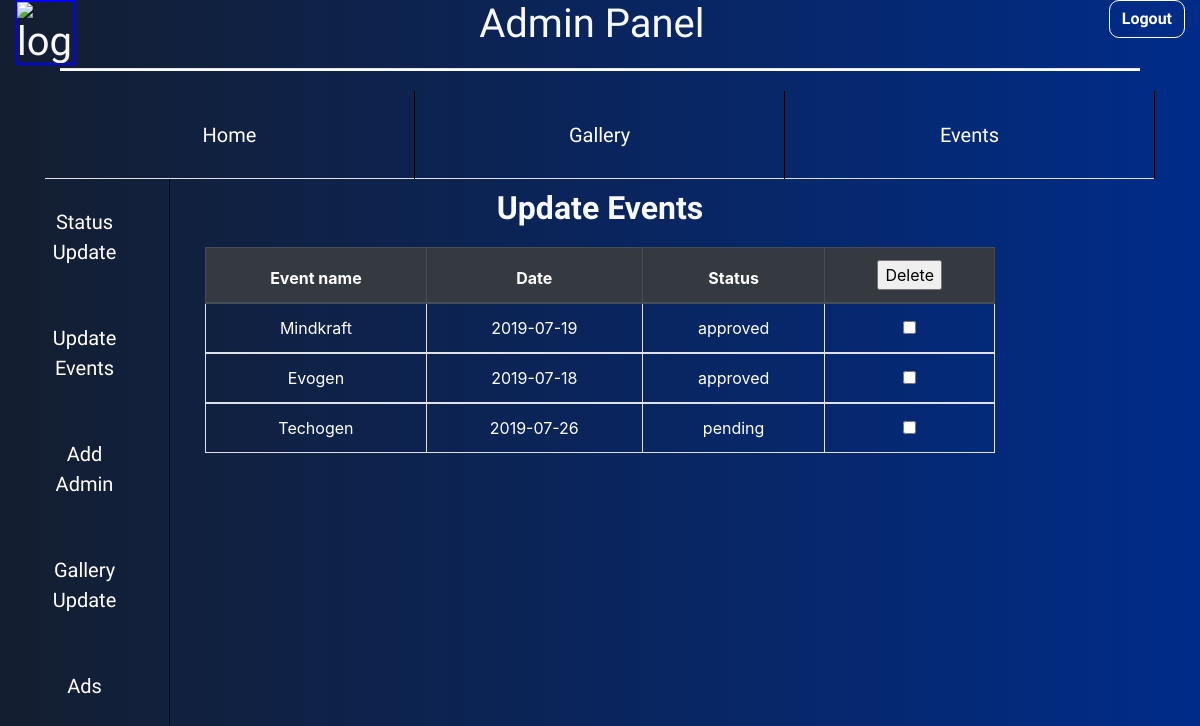
The app's page /evento/update.php, older data.
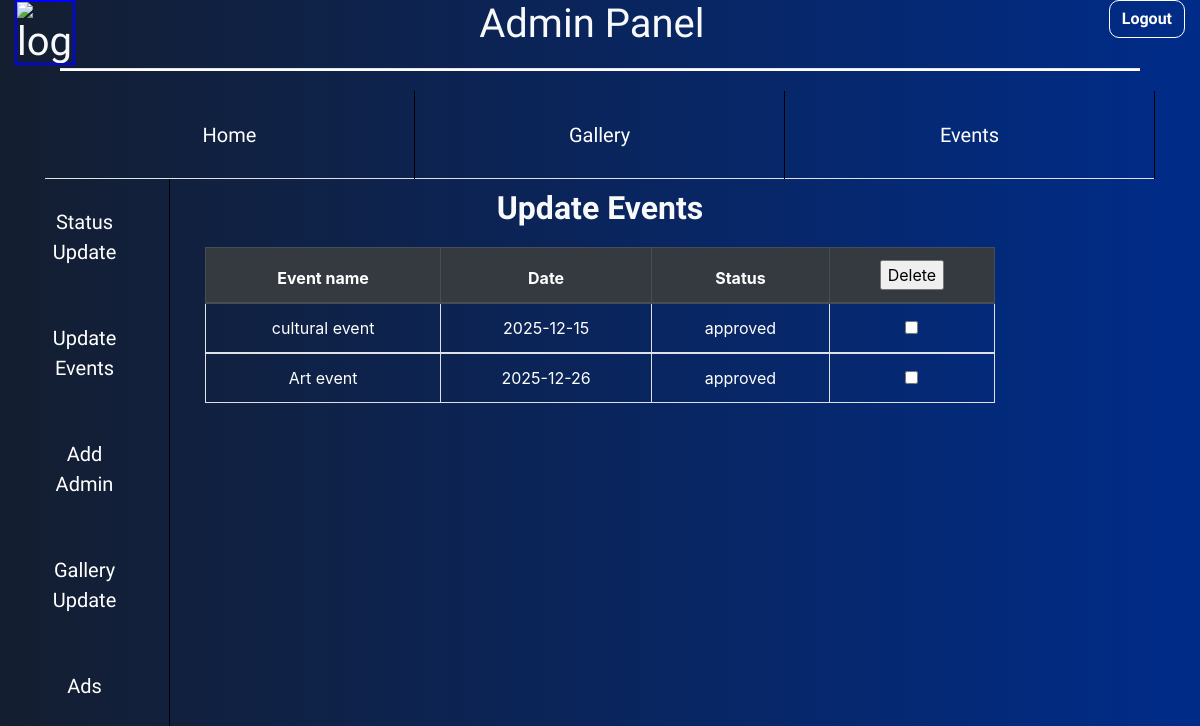
The same page, newer data.
### tables this page shows
CREATE TABLE `events` (
  `eventname` varchar(20) NOT NULL,
  `date` date NOT NULL,
  `time` time NOT NULL,
  `duration` int(3) NOT NULL,
  `venue` varchar(20) NOT NULL,
  `dept` varchar(7) NOT NULL,
  `status` varchar(10) NOT NULL,
  `description` longtext NOT NULL
);

### evento/update.php (the view, shortened to what this page needs)
<!DOCTYPE html>
<?php
require 'connect.php';
?>
<html>
    <head>
        <link rel="stylesheet" href="https://maxcdn.bootstrapcdn.com/bootstrap/4.3.1/css/bootstrap.min.css">
        <link rel="stylesheet" href="evento.css">
    </head>
    <body><?php
    include 'admin.php';
    ?>
        ?><?php
        $qur1 = "select * from events;";
        $r9 = mysqli_query($con, $qur1) or die("error selecting table");
        ?>
        <div class="container-fluid col-8">
            <h2 class="text-center">Update Events</h2>
            <form>
                <table class="table table-bordered table-hover text-center">
                    <thead class="thead-dark">
                        <tr>
                            <th>Event name</th>
                            <th>Date</th>
                            <th>Status</th>
                            <th><input type="submit" name="delete" value="Delete"></th>
                        </tr>
                    </thead>
                    <tbody>
                        <?php
                        while ($row = mysqli_fetch_assoc($r9)) {
                            ?>
                            <tr>
                                <td><?php echo $row['eventname']; ?></td>
                                <td><?php echo $row['date']; ?></td>
                                <td><?php echo $row['status']; ?></td>
                                <td><input type="checkbox" name="del[]" value="<?php echo $row['eventname'];?>"></td>
                            </tr>
                        </tbody>
                    <?php }
                    ?>
                </table>
            </form>
        </div>
    </body>
</html>

Row changes from the older to the newer data that the page shows:
removed events: eventname "Mindkraft", date "2019-07-19", status "approved"
removed events: eventname "Evogen", date "2019-07-18", status "approved"
removed events: eventname "Techogen", date "2019-07-26", status "pending"
added events: eventname "cultural event", date "2025-12-15", status "approved"
added events: eventname "Art event", date "2025-12-26", status "approved"
